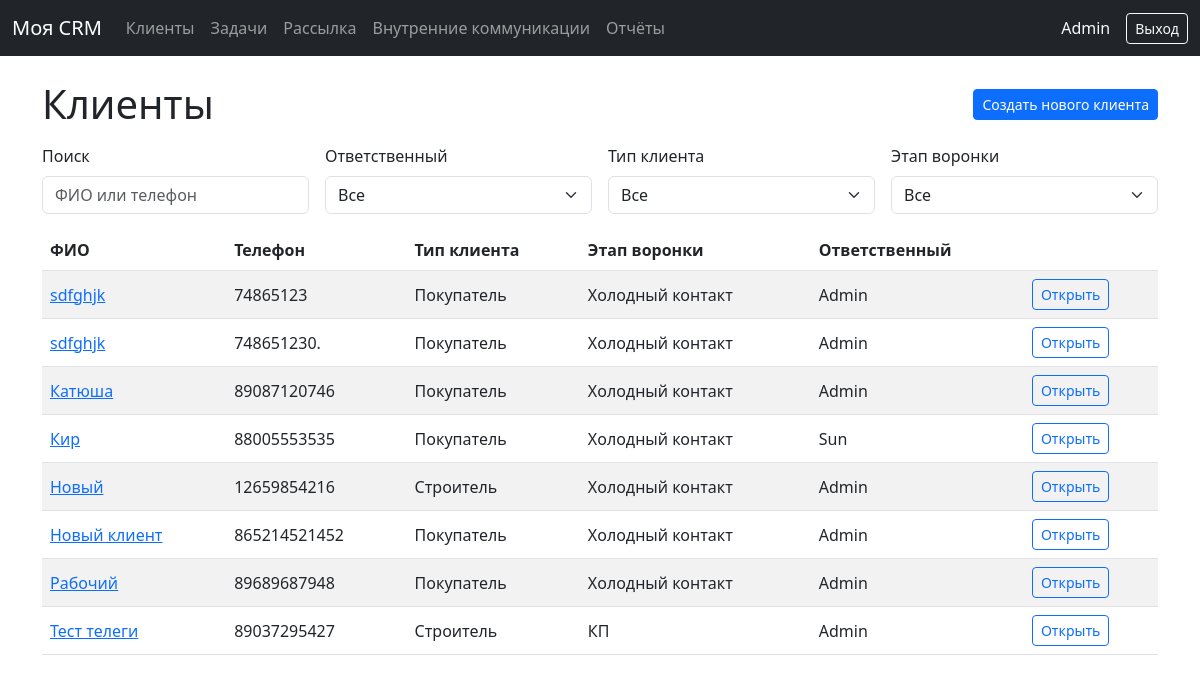
Screenshot of /clients/ (signed in) with the database file from the repository.
### crm/models.py (models this page shows, shortened)
class Client(models.Model):
    CONTACT_TYPE_CHOICES = [
        ('PHONE', 'Телефон'),
        ('EMAIL', 'Email'),
        ('TELEGRAM', 'Telegram'),
        ('WHATSAPP', 'WhatsApp'),
    ]
    CLIENT_TYPE_CHOICES = [
        ('BUYER', 'Покупатель'),
        ('BUILDER', 'Строитель'),
    ]
    PIPELINE_STAGE_CHOICES = [
        ('B_COLD', 'Холодный контакт (покупатель)'),
        ('B_NEEDS', 'Выявление потребности (покупатель)'),
        ('B_OFFER', 'Предложение (покупатель)'),
        ('B_PAYMENT', 'Оплата (покупатель)'),
        ('B_DELIVERY', 'Исполнение (покупатель)'),
        ('BU_COLD', 'Холодный контакт (строитель)'),
        ('BU_CONTACT', 'Контакт (строитель)'),
        ('BU_TASKS', 'Выявление задач (строитель)'),
        ('BU_KP', 'КП (строитель)'),
        ('BU_FIRST_CONTRACT', 'Первый договор (строитель)'),
        ('BU_SUPPORT', 'Сопровождение и удержание (строитель)'),
    ]
    full_name = models.CharField("ФИО", max_length=255)
    phone = models.CharField("Телефон", max_length=50)
    email = models.EmailField("Email", max_length=255, blank=True, null=True)
    telegram = models.CharField("Telegram", max_length=100, blank=True, null=True)
    whatsapp = models.CharField("WhatsApp", max_length=100, blank=True, null=True)
    responsible = models.ForeignKey(
        User,
        verbose_name="Ответственный менеджер",
        on_delete=models.SET_NULL,
        null=True,
        blank=True,
        related_name='clients'
    )
    client_type = models.CharField(
        "Тип клиента",
        max_length=20,
        choices=CLIENT_TYPE_CHOICES,
        default='BUYER',
    )
    pipeline_stage = models.CharField(
        "Этап воронки",
        max_length=30,
        choices=PIPELINE_STAGE_CHOICES,
        blank=True,
        null=True,
    )
    preferred_contact = models.CharField(
        "Приоритетный тип связи",
        max_length=20,
        choices=CONTACT_TYPE_CHOICES,
        blank=True,
        null=True,
    )
    source = models.CharField(
        "Источник",
        max_length=255,
        blank=True,
        null=True,
        help_text="Откуда пришёл клиент (реклама, рекомендация и т.п.)",
    )
    request_text = models.CharField(
        "Запрос",
        max_length=500,
        blank=True,
        null=True,
        help_text="Краткий запрос клиента",
    )
    first_note = models.TextField(
        "Примечание при создании",
        blank=True,
        null=True,
        help_text="Подробное примечание при создании клиента",
    )
    created_at = models.DateTimeField("Создан", auto_now_add=True)
    updated_at = models.DateTimeField("Обновлён", auto_now=True)

### crm/views.py (the view)
# urls.py: path('clients/', views.client_list, name='client_list'),
@login_required
def client_list(request):
    query = request.GET.get('q')
    manager_id = request.GET.get('manager')
    client_type = request.GET.get('client_type', '').strip()
    pipeline_stage = request.GET.get('pipeline_stage', '').strip()
    if request.user.is_superuser:
        clients = Client.objects.all()
    else:
        clients = Client.objects.filter(responsible=request.user)
    selected_manager = None
    managers = None
    if request.user.is_superuser:
        managers = User.objects.filter(is_active=True).order_by('username')
        if manager_id:
            try:
                selected_manager = User.objects.get(pk=manager_id)
                clients = clients.filter(responsible=selected_manager)
            except User.DoesNotExist:
                selected_manager = None
    if query:
        clients = clients.filter(
            Q(full_name__icontains=query) |
            Q(phone__icontains=query)
        )
    if client_type in ['BUYER', 'BUILDER']:
        clients = clients.filter(client_type=client_type)
    if pipeline_stage:
        clients = clients.filter(pipeline_stage=pipeline_stage)
    clients = clients.order_by('full_name')
    if client_type == 'BUILDER':
        available_pipeline_stages = BUILDER_PIPELINE
    elif client_type == 'BUYER':
        available_pipeline_stages = BUYER_PIPELINE
    else:
        available_pipeline_stages = BUYER_PIPELINE + BUILDER_PIPELINE
    context = {
        'clients': clients,
        'query': query,
        'managers': managers,
        'selected_manager': selected_manager,
        'manager_id': manager_id,
        'client_type': client_type,
        'pipeline_stage': pipeline_stage,
        'pipeline_stages': available_pipeline_stages,
    }
    return render(request, 'crm/client_list.html', context)

### crm/templates/crm/client_list.html (shortened to what this page needs)
{% extends "crm/base.html" %}
{% block content %}
<div class="d-flex justify-content-between align-items-center mb-3">
  <h1 class="mb-0">Клиенты</h1>
  <a href="{% url 'crm:client_create' %}" class="btn btn-primary btn-sm">
    Создать нового клиента
  </a>
</div>
<form method="get" class="row g-3 mb-3">
  <div class="col-md-3 col-sm-6">
    <label class="form-label">Поиск</label>
    <input type="text" name="q" value="{{ query|default_if_none:'' }}" class="form-control"
           placeholder="ФИО или телефон"
           onblur="this.form.submit()">
  </div>
  {% if managers %}
  <div class="col-md-3 col-sm-6">
    <label class="form-label">Ответственный</label>
    <select name="manager" class="form-select" onchange="this.form.submit()">
      <option value="">Все</option>
    </select>
  </div>
  {% endif %}
  <div class="col-md-3 col-sm-6">
    <label class="form-label">Тип клиента</label>
    <select name="client_type" class="form-select" onchange="this.form.submit()">
      <option value="">Все</option>
    </select>
  </div>
 <div class="col-md-3 col-sm-6">
  <label class="form-label">Этап воронки</label>
  <select name="pipeline_stage" class="form-select" onchange="this.form.submit()">
    <option value="">Все</option>
  </select>
</div>
</form>
<table class="table table-striped align-middle">
  <thead>
    <tr>
      <th>ФИО</th>
      <th>Телефон</th>
      <th>Тип клиента</th>
      <th>Этап воронки</th>
      <th>Ответственный</th>
      <th></th>
    </tr>
  </thead>
  <tbody>
    {% for client in clients %}
      <tr>
        <td>
          <a href="{% url 'crm:client_detail' client.id %}">{{ client.full_name }}</a>
        </td>
        <td>{{ client.phone }}</td>
        <td>
          {% if client.client_type == 'BUYER' %}
            Покупатель
          {% elif client.client_type == 'BUILDER' %}
            Строитель
          {% else %}
            -
          {% endif %}
        </td>
        <td>
          {% if client.client_type == 'BUILDER' %}
            {% if client.pipeline_stage == 'BU_COLD' %}
              Холодный контакт
            {% elif client.pipeline_stage == 'BU_CONTACT' %}
              Контакт
            {% elif client.pipeline_stage == 'BU_TASKS' %}
              Выявление задач
            {% elif client.pipeline_stage == 'BU_KP' %}
              КП
            {% elif client.pipeline_stage == 'BU_FIRST_CONTRACT' %}
              Первый договор
            {% elif client.pipeline_stage == 'BU_SUPPORT' %}
              Сопровождение и удержание
            {% else %}
              -
            {% endif %}
          {% else %}
            {% if client.pipeline_stage == 'B_COLD' %}
              Холодный контакт
            {% elif client.pipeline_stage == 'B_NEEDS' %}
              Выявление потребности
            {% elif client.pipeline_stage == 'B_OFFER' %}
              Предложение
            {% elif client.pipeline_stage == 'B_PAYMENT' %}
              Оплата
            {% elif client.pipeline_stage == 'B_DELIVERY' %}
              Исполнение
            {% else %}
              -
            {% endif %}
          {% endif %}
        </td>
        <td>{{ client.responsible|default_if_none:"-" }}</td>
        <td>
          <a href="{% url 'crm:client_detail' client.id %}" class="btn btn-sm btn-outline-primary">
            Открыть
          </a>
        </td>
      </tr>
    {% empty %}
      <tr>
        <td colspan="6" class="text-center text-muted">Клиенты не найдены.</td>
      </tr>
    {% endfor %}
  </tbody>
</table>
{% endblock %}

### crm/templates/crm/base.html (shortened to what this page needs)
<!DOCTYPE html>
<html lang="ru">
<head>
    <link href="https://cdn.jsdelivr.net/npm/bootstrap@5.3.0/dist/css/bootstrap.min.css" rel="stylesheet">
</head>
<body>
<nav class="navbar navbar-expand-lg navbar-dark bg-dark mb-4">
  <div class="container-fluid">
    <a class="navbar-brand" href="{% url 'crm:dashboard' %}">Моя CRM</a>
    <div class="collapse navbar-collapse" id="navbarSupportedContent">
      <ul class="navbar-nav me-auto mb-2 mb-lg-0">
        <li class="nav-item">
          <a class="nav-link" href="{% url 'crm:client_list' %}">Клиенты</a>
        </li>
        <li class="nav-item">
          <a class="nav-link" href="{% url 'crm:task_list' %}">Задачи</a>
        </li>
        <li class="nav-item">
          <a class="nav-link" href="{% url 'crm:bulk_mail' %}">Рассылка</a>
        </li>
		<li class="nav-item">
			<a class="nav-link" href="{% url 'crm:internal_messages' %}">Внутренние коммуникации</a>
		</li>
        {% if user.is_superuser %}
        <li class="nav-item">
          <a class="nav-link" href="{% url 'crm:reports' %}">Отчёты</a>
        </li>
        {% endif %}
      </ul>
      <span class="navbar-text text-light me-3">
        {% if user.is_authenticated %}
          {{ user.username }}
        {% endif %}
      </span>
      {% if user.is_authenticated %}
        <form method="post" action="{% url 'logout' %}" style="display:inline;">
          <button type="submit" class="btn btn-outline-light btn-sm">Выход</button>
        </form>
      {% else %}
        <a class="btn btn-outline-light btn-sm" href="{% url 'login' %}">Вход</a>
      {% endif %}
    </div>
  </div>
</nav>
<div class="container">
    {% block content %}{% endblock %}
</div>
</body>
</html>

### rows the page displays
Client: full_name "sdfghjk", phone "74865123", client_type "Покупатель", responsible "Admin"
Client: full_name "sdfghjk", phone "748651230.", client_type "Покупатель", responsible "Admin"
Client: full_name "Катюша", phone "89087120746", client_type "Покупатель", responsible "Admin"
Client: full_name "Кир", phone "88005553535", client_type "Покупатель", responsible "Sun"
Client: full_name "Новый", phone "12659854216", client_type "Строитель", responsible "Admin"
Client: full_name "Новый клиент", phone "865214521452", client_type "Покупатель", responsible "Admin"
Client: full_name "Рабочий", phone "89689687948", client_type "Покупатель", responsible "Admin"
Client: full_name "Тест телеги", phone "89037295427", client_type "Строитель", responsible "Admin"

### other values shown
{{ user.username }} "Admin"
